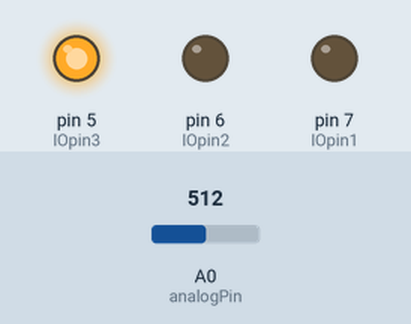
Simulated run of this sketch. Board: Arduino Uno, built with avr-gcc and run on an emulated ATmega328P. On the bench: output pins drawn as LEDs (lit = HIGH). The inputs (shaded band) are chosen by the test bench; at power-on: A0 (analogPin) = 512. What the sketch prints to the serial monitor is not drawn.

Above: at 1.2 s.
1.3 s: A0 (analogPin) set to 597
2.8 s: A0 (analogPin) set to 620
At 3.2 s:
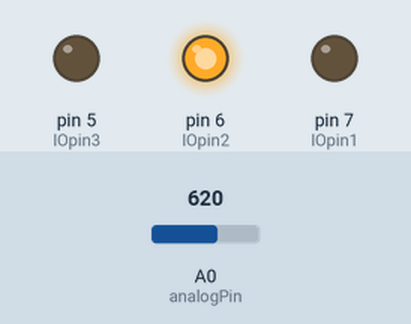
4.3 s: A0 (analogPin) set to 1013
5.8 s: A0 (analogPin) set to 1023
At 6.7 s:
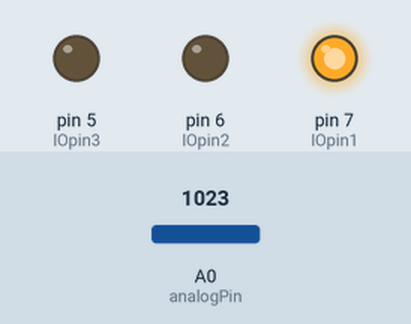
7.3 s: A0 (analogPin) set to 900
At 7.8 s:
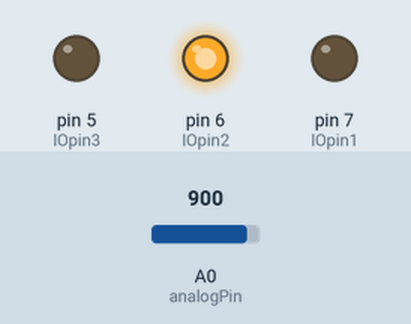
8.8 s: A0 (analogPin) set to 511
At 10.0 s:
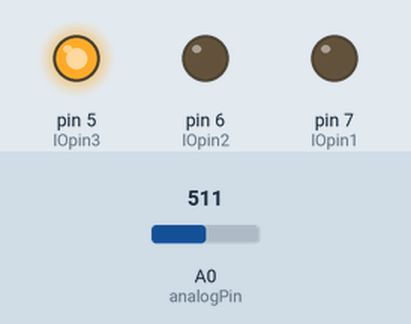
Timing chart, 0 to 11.3 s (numbered marks = the images above; inputs shaded):
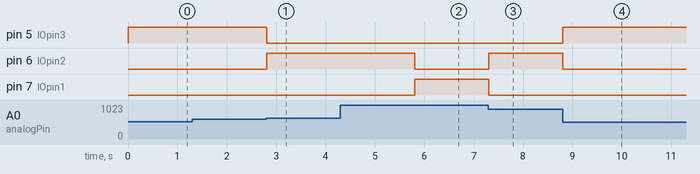

Measured:
- the behaviour switches between 613 and 614 on A0 (analogPin) (found by bisection; images 0 and 1)
- the behaviour switches between 1022 and 1023 on A0 (analogPin) (found by bisection; images 1 and 2)
- after the input at 2.8 s, pin 5 (IOpin3): HIGH → LOW at once; pin 6 (IOpin2): LOW → HIGH at once
- after the input at 5.8 s, pin 6 (IOpin2): HIGH → LOW at once; pin 7 (IOpin1): LOW → HIGH at once
- after the input at 7.3 s, pin 6 (IOpin2): LOW → HIGH at once; pin 7 (IOpin1): HIGH → LOW at once
- after the input at 8.8 s, pin 5 (IOpin3): LOW → HIGH at once; pin 6 (IOpin2): HIGH → LOW at once

The sketch:

34338_Ex10.ino
```cpp
#define IOpin1 7
#define IOpin2 6
#define IOpin3 5

int analogPin = A0;

void setup() {
  Serial.begin(115200);
  pinMode(IOpin1, OUTPUT);
  pinMode(IOpin2, OUTPUT);
  pinMode(IOpin3, OUTPUT);

}

void loop() {

  float voltage_meas = analogRead(analogPin); //Measuring the voltage and using A/D converter
  double voltage_actual = map(voltage_meas, 0, 1023, 0, 5); //Mapping the voltage to actual values
  Serial.print("Measured voltage: ");
  Serial.println(voltage_meas);


  Serial.print("Actual voltage: ");
  Serial.println(voltage_actual);


  int temp = map(voltage_actual, 0, 5, 18, 30); //Mapping voltage to a corresponding temperature
  Serial.print("Temperature: ");
  Serial.print(temp);
  Serial.println("°");
  Serial.println("");

  switch (temp) {
    case 18 ... 23:
      digitalWrite(IOpin1, LOW);
      digitalWrite(IOpin2, LOW);
      digitalWrite(IOpin3, HIGH);
      break;

    case 24 ... 27:
      digitalWrite(IOpin1, LOW);
      digitalWrite(IOpin2, HIGH);
      digitalWrite(IOpin3, LOW);
      break;


    case 28 ... 30:
      digitalWrite(IOpin1, HIGH);
      digitalWrite(IOpin2, LOW);
      digitalWrite(IOpin3, LOW);
      break;

    default:
      digitalWrite(IOpin1, LOW);
      digitalWrite(IOpin2, LOW);
      digitalWrite(IOpin3, LOW);
      break;
  }
}

//////////Questions///////////
```
